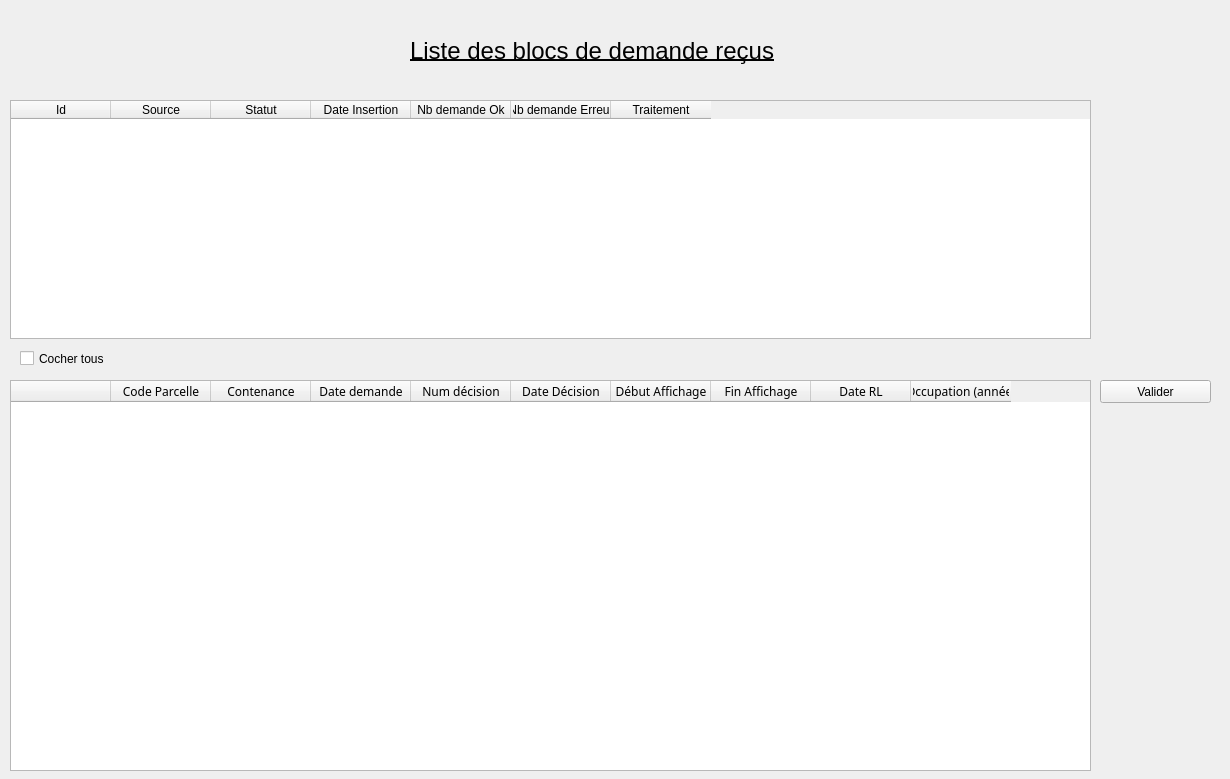
<?xml version="1.0" encoding="UTF-8"?>
<ui version="4.0">
 <class>Gestion</class>
 <widget class="QWidget" name="Gestion">
  <property name="geometry">
   <rect>
    <x>0</x>
    <y>0</y>
    <width>1230</width>
    <height>779</height>
   </rect>
  </property>
  <property name="windowTitle">
   <string>Gestion Batch </string>
  </property>
  <widget class="QPushButton" name="pushButton_valider">
   <property name="geometry">
    <rect>
     <x>1100</x>
     <y>380</y>
     <width>111</width>
     <height>23</height>
    </rect>
   </property>
   <property name="text">
    <string>Valider</string>
   </property>
  </widget>
  <widget class="QLabel" name="label">
   <property name="geometry">
    <rect>
     <x>410</x>
     <y>30</y>
     <width>371</width>
     <height>41</height>
    </rect>
   </property>
   <property name="font">
    <font>
     <pointsize>18</pointsize>
     <underline>true</underline>
    </font>
   </property>
   <property name="text">
    <string>Liste des blocs de demande reçus</string>
   </property>
  </widget>
  <widget class="QTableWidget" name="tableWidgetBath">
   <property name="geometry">
    <rect>
     <x>10</x>
     <y>100</y>
     <width>1081</width>
     <height>239</height>
    </rect>
   </property>
   <column>
    <property name="text">
     <string>Id</string>
    </property>
   </column>
   <column>
    <property name="text">
     <string>Source</string>
    </property>
   </column>
   <column>
    <property name="text">
     <string>Statut</string>
    </property>
   </column>
   <column>
    <property name="text">
     <string>Date Insertion</string>
    </property>
   </column>
   <column>
    <property name="text">
     <string>Nb demande Ok</string>
    </property>
   </column>
   <column>
    <property name="text">
     <string>Nb demande Erreur</string>
    </property>
   </column>
   <column>
    <property name="text">
     <string>Traitement</string>
    </property>
   </column>
  </widget>
  <widget class="QTableWidget" name="tableWidgetDemande">
   <property name="geometry">
    <rect>
     <x>10</x>
     <y>380</y>
     <width>1081</width>
     <height>391</height>
    </rect>
   </property>
   <property name="font">
    <font>
     <family>Microsoft New Tai Lue</family>
    </font>
   </property>
   <column>
    <property name="text">
     <string/>
    </property>
   </column>
   <column>
    <property name="text">
     <string>Code Parcelle</string>
    </property>
   </column>
   <column>
    <property name="text">
     <string>Contenance</string>
    </property>
   </column>
   <column>
    <property name="text">
     <string>Date demande</string>
    </property>
   </column>
   <column>
    <property name="text">
     <string>Num décision</string>
    </property>
   </column>
   <column>
    <property name="text">
     <string>Date Décision</string>
    </property>
   </column>
   <column>
    <property name="text">
     <string>Début Affichage</string>
    </property>
   </column>
   <column>
    <property name="text">
     <string>Fin Affichage</string>
    </property>
   </column>
   <column>
    <property name="text">
     <string>Date RL</string>
    </property>
   </column>
   <column>
    <property name="text">
     <string>Occupation (année)</string>
    </property>
   </column>
  </widget>
  <widget class="QCheckBox" name="cocherTous">
   <property name="geometry">
    <rect>
     <x>20</x>
     <y>350</y>
     <width>111</width>
     <height>17</height>
    </rect>
   </property>
   <property name="text">
    <string>Cocher tous</string>
   </property>
  </widget>
 </widget>
 <resources/>
 <connections/>
</ui>
